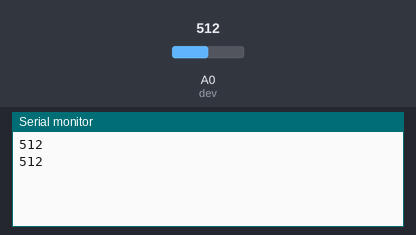
Bench run of a sketch on a simulated Arduino Uno, built with avr-gcc and run on an emulated ATmega328P. On the bench: the last lines printed to the serial monitor. The inputs (shaded band) are chosen by the test bench; at power-on: A0 (dev) = 512.

Above: at 5.8 s.
5.9 s: A0 (dev) set to 716
At 10.5 s:
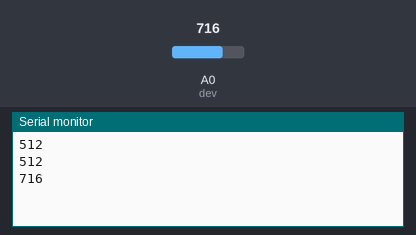
11.9 s: A0 (dev) set to 900
At 15.5 s:
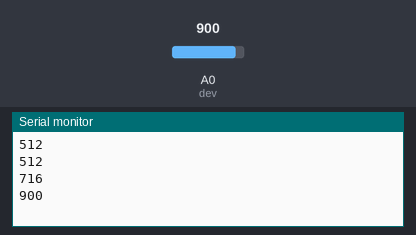
Timing chart, 0 to 17.0 s (numbered marks = the images above; inputs shaded):
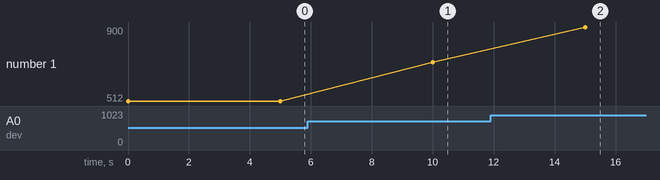

Measured:
- after the input at 5.9 s, the serial monitor: prints a new line after 4.1 s (image 1)
- after the input at 11.9 s, the serial monitor: prints a new line after 3.1 s (image 2)
- plotted number 1: 512 → 716 after the input at 5.9 s, 716 → 900 after the input at 11.9 s

The sketch:

analogclass3.ino
```cpp
#define dev A0 // define the sensor with name and its pin name
void setup() {
  Serial.begin(9600);
  pinMode(dev, INPUT); // defining the pin that it is for input or output

}

void loop() {

  int sensorvalue = analogRead(dev);// inbuilt function that read code
  Serial.println(sensorvalue);
  delay(5000);
}
```
